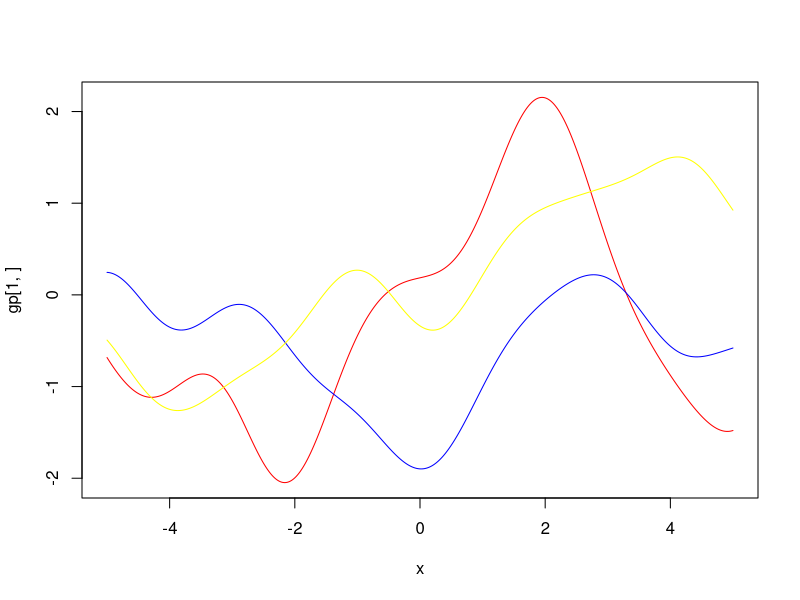

Reproduce this figure in R. (Note: this script raises an error after producing the figure.)
### gaussian process Figure 2.2
library(MASS)
library(pracma)
n = 1000
x = seq(from = -5, to = 5,length.out = n)
kernel = function(x,y) exp(-(x-y)^2/2)
mu = rep(0,n)
var.noise = 1

Kernel = function(x,x.star){
  nrows = length(x)
  ncols = length(x.star)
  K = matrix(rep(0, nrows*ncols), nrows, ncols)
  for (i in 1:nrows) {
    for (j in 1:ncols) {
      K[i,j] = kernel(x[i],x.star[j])
    }
  }
  return(K)
}

covariance = Kernel(x, x)

gp = mvrnorm(n = 3, mu = mu, Sigma = covariance)
plot(x, gp[1,], col="red", type="l", lty=1) 
lines(x, gp[2,], col="blue",lty=1)
lines(x, gp[3,], col="yellow",lty=1)

# y.low = mu - 1.96*diag(covariance)
# y.high = mu + 1.96*diag(covariance)
# polygon(c(x, rev(x)), c(y.high, rev(y.low)), col = "grey", border = NA)

data = c(-4,-3,-1,0,2)
y = c(-2,0,1,2,-1)
# plot(data, y, pch = 4)
# par(new=TRUE)

K.x <- Kernel(data, data)
K.star <- Kernel(data, x)
L <- chol(K.x)
alpha <- mldivide(t(L),mldivide(L,y))
y.pred <- t(K.star)%*%alpha
v <- mldivide(L,K.star)
covariance.pred <- covariance - t(v)%*%v

posterior = mvrnorm(n = 3, mu = y.pred, Sigma = covariance.pred)
plot(x, posterior[1,], col="red", type="l", lty=1) 
lines(x, posterior[2,], col="blue",lty=1)
lines(x, posterior[3,], col="yellow",lty=1)


